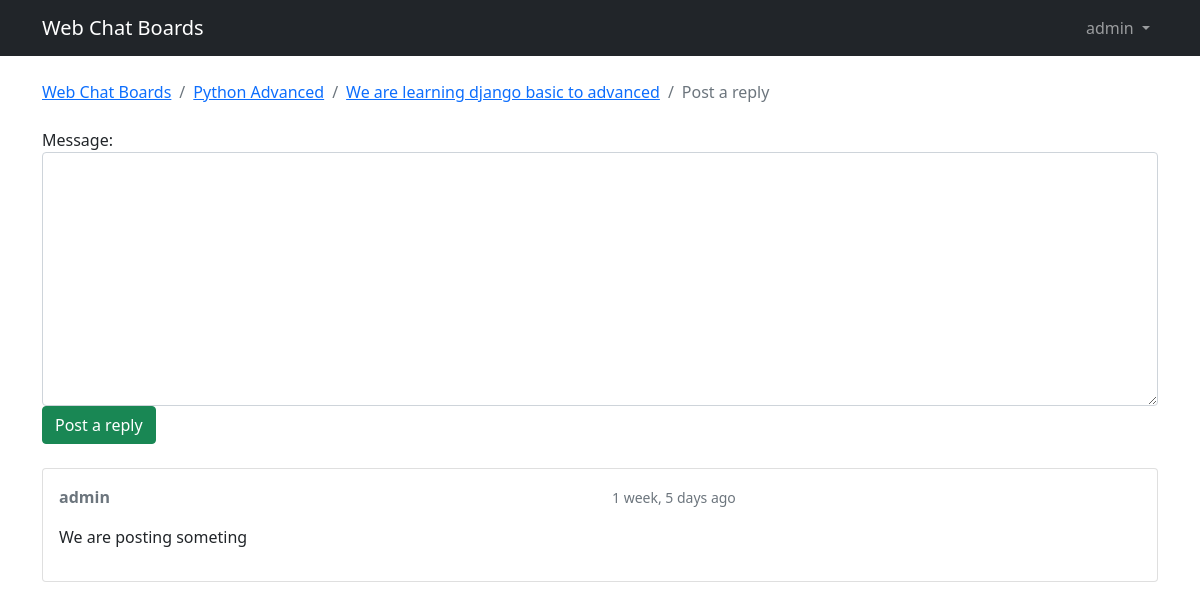
The page /board_topic/2/topics/3/reply/ (signed in) on the database as committed earlier.
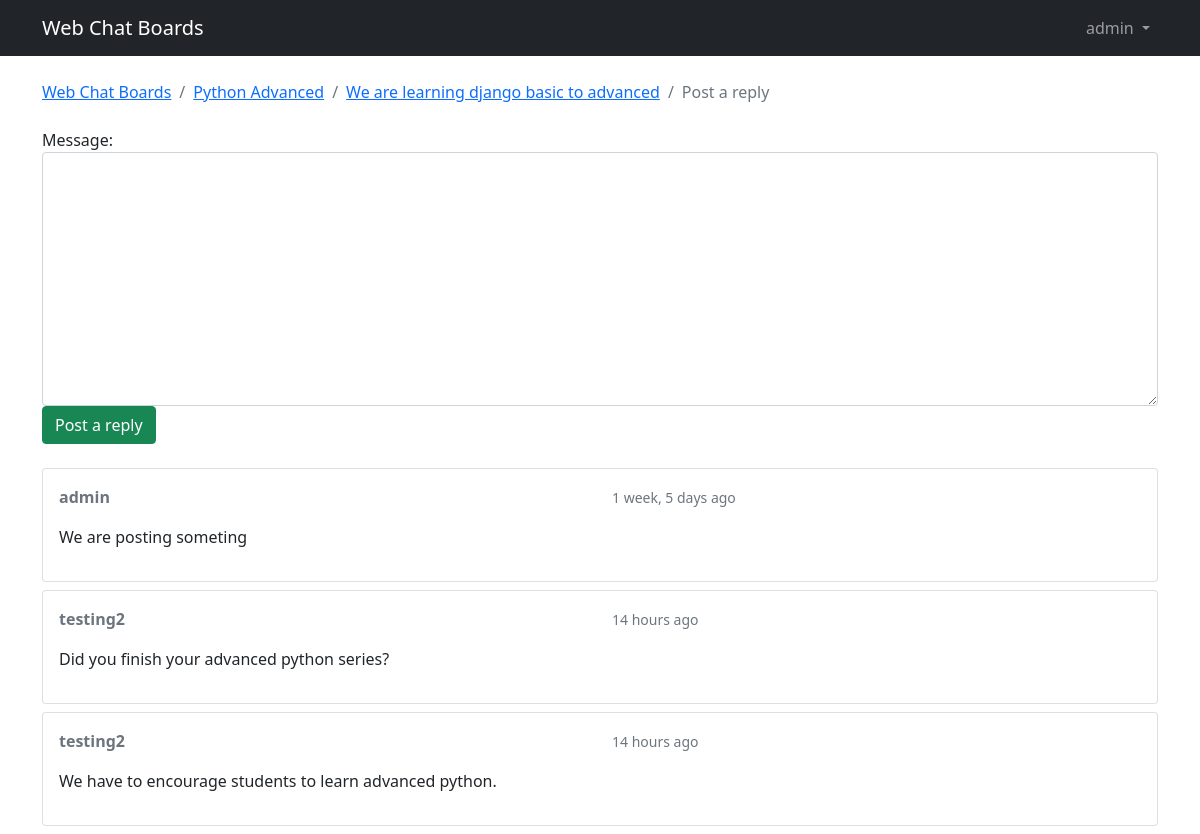
The same page on the database as committed later.
### webchat/models.py (models this page shows, shortened)
class Post(models.Model):
    message = models.TextField(max_length = 5000)
    topic = models.ForeignKey(ChatTopic, related_name = 'posts',on_delete=models.CASCADE)
    createdAt = models.DateTimeField(auto_now_add = True)
    updatedAt = models.DateTimeField(null = True)
    createdBy = models.ForeignKey(User, related_name = 'posts',on_delete=models.CASCADE)
    updatedBy = models.ForeignKey(User, null = True, related_name = '+',on_delete=models.CASCADE)
    def get_message_as_markdown(self):
        return mark_safe(markdown(self.message, sefe_mode='escape'))

### webchat/views.py (the view)
@login_required
def reply_topic(request, pk, topic_pk):
    topic = get_object_or_404(ChatTopic, boardName__pk=pk, pk=topic_pk )
    if request.method == 'POST':
        form = PostForm(request.POST)
        if form.is_valid():
            post = form.save(commit=False)
            post.topic = topic
            post.createdBy = request.user
            post.save()
            topic.lastUpdate = timezone.now()
            topic.save()
            topic_url = reverse('topic_posts', kwargs={'pk':pk, 'topic_pk':topic_pk})
            topic_post_url = '{url}?page={page}#{id}'.format(
                url=topic_url,
                id=post.pk,
                page=topic.get_page_count()
                )
            return redirect(topic_post_url)
    else:
        form = PostForm()
    return render(request,'reply_topic.html', {'topic':topic, 'form':form})

### webchat/forms.py
class PostForm(forms.ModelForm):
    class Meta:
        model = Post
        fields = ['message',]

### webchat/models.py (called while the page is built)
    def get_last_five_posts(self):
        return self.posts.order_by('createdAt')[:5]

### webchat/templatetags/form_tags.py (called while the page is built)
@register.filter
def input_class(bound_field):
    css_class = ''
    if bound_field.form.is_bound:
        if bound_field.errors:
            css_class = 'is-invalid'
        elif field_type(bound_field) != 'PasswordInput':
            css_class = 'is-valid'
    return 'form-control {}'.format(css_class)

### templates/reply_topic.html (shortened to what this page needs)
{% extends 'base.html' %}
{% load static %}
{% load humanize %}
{% block stylesheet %}
    <link rel="stylesheet" href="https://cdn.jsdelivr.net/simplemde/latest/simplemde.min.css">
{% endblock %}
{% block breadcrumb %}
  <li class="breadcrumb-item"><a href="{% url 'home' %}">Web Chat Boards</a></li>
  <li class="breadcrumb-item"><a href="{% url 'board_topic' topic.boardName.pk %}">{{ topic.boardName.name }}</a></li>
  <li class="breadcrumb-item"><a href="{% url 'topic_posts' topic.boardName.pk topic.pk %}">{{ topic.subject }}</a></li>
  <li class="breadcrumb-item active">Post a reply</li>
{% endblock %}
{% block content %}
  <form method="post" class="mb-4" novalidate>
    {% include 'includes/form.html' %}
    <button type="submit" class="btn btn-success">Post a reply</button>
  </form>
  {% for post in topic.get_last_five_posts %}
    <div class="card mb-2">
      <div class="card-body p-3">
        <div class="row mb-3">
          <div class="col-6">
            <strong class="text-muted">{{ post.createdBy.username }}</strong>
          </div>
          <div class="col-6 text-right">
            <small class="text-muted">{{ post.createdAt|naturaltime }}</small>
          </div>
        </div>
        {{ post.get_message_as_markdown }}
      </div>
    </div>
  {% endfor %}
{% endblock %}

Rows that differ between the two databases and show on the page:
added Post: createdBy.username "testing2", createdAt "14 hours ago", get_message_as_markdown "Did you finish your advanced python series?"
added Post: createdBy.username "testing2", createdAt "14 hours ago", get_message_as_markdown "We have to encourage students to learn advanced python."
